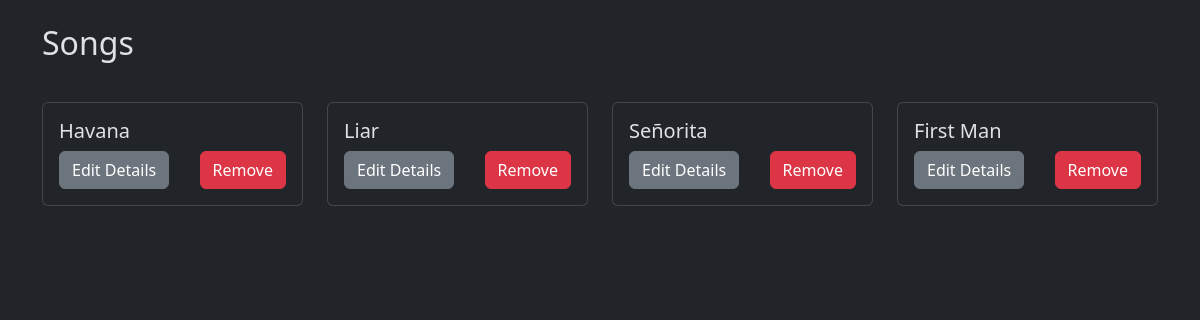
/manage/songs (signed in), run on the app's committed database.
### app.py (models this page shows)
class Songs(db.Model):
    id = db.Column(db.Integer, primary_key=True)
    name = db.Column(db.String(200), nullable=False)
    song = db.Column(db.String(300))
    img = db.Column(db.String(300), default='default.png')
    duration = db.Column(db.String(10))
    genre = db.Column(db.String(50))
    rating = db.Column(db.Float, default=0.0)
    num_ratings = db.Column(db.Integer, default=0)
    date_added = db.Column(db.DateTime, default=datetime.utcnow)
    popularity = db.Column(db.Integer, default=0)
    lyrics = db.Column(db.String(3000))
    artist_id = db.Column(db.Integer, db.ForeignKey(
        'user.id'), nullable=False)

### app.py (the view)
@app.route('/manage/songs')
@login_required
def manage_songs():
    songs = Songs.query.filter_by(artist_id=current_user.id)
    return render_template('manage_songs.html', songs=songs)

### templates/manage_songs.html (shortened to what this page needs)
<!DOCTYPE html>
<html lang="en" data-bs-theme="dark">
<head>
    <link href="https://cdn.jsdelivr.net/npm/bootstrap@5.3.2/dist/css/bootstrap.min.css" rel="stylesheet">
</head>
<body>
<div class="container py-4">
    <h2 class="mb-4">Songs</h2>
    <div class="row my-3">
    {% for song in songs %}
      <div class="col-md-3">
        <div class="card my-3">
          <div class="card-body">
            <h5 class="card-title">{{song.name}}</h5>
            <div class="d-flex justify-content-between">
                <a href="{{url_for('edit_song', id=song.id)}}"><button class="btn btn-secondary">Edit Details</button></a>
                <a href="{{url_for('remove_song', id=song.id)}}"><button class="btn btn-danger">Remove</button></a>
            </div>
          </div>
        </div>
      </div>
      {% endfor %}
    </div>
</div>
</body>
</html>

### data on the page
Songs: name "Havana"
Songs: name "Liar"
Songs: name "Señorita"
Songs: name "First Man"
